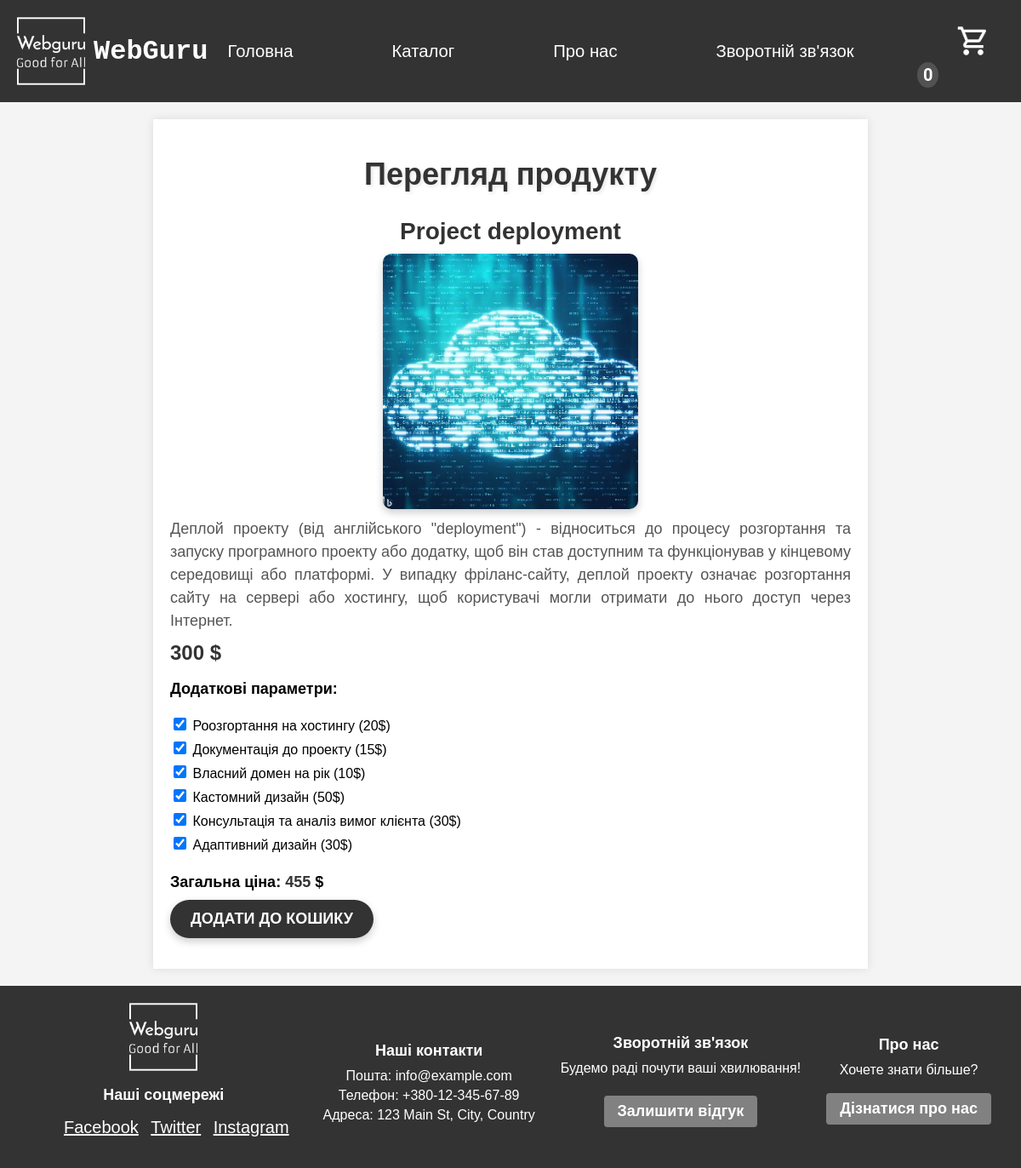
The app's page /product/3 with its own data.
### catalogue/models.py (models this page shows, shortened)
class Products(models.Model):
    name = models.CharField(max_length=255)
    description=models.TextField()
    image=models.ImageField(upload_to="products")
    price=models.IntegerField()

class AdditionalParameter(models.Model):
    name = models.CharField(max_length=255)
    price = models.IntegerField()

### catalogue/views.py (the view, shortened to what this page needs)
# urls.py: path("product/<product_pk>", show_product, name='product'),
def show_product(request, product_pk):
    product = get_object_or_404(Products, pk=product_pk)
    additional_parameters = AdditionalParameter.objects.all()
    full_price = product.price
    for parameter in additional_parameters:
        full_price += parameter.price
    return render(request, "catalogue/product.html", context={'product': product, 'add_parameters': additional_parameters, 'full_price': full_price})

### userpage/templatetags/basket_tags.py (called while the page is built)
@register.simple_tag
def get_prods_in_basket_amount(request):
    session_key = request.session.session_key
    product_list = ProductInBasket.objects.filter(session_key=session_key)
    count = len(product_list)
    return count

### catalogue/templates/catalogue/product.html (shortened to what this page needs)
{% extends 'base/base.html' %}
{% load static %}
{% block style %}
<link rel="stylesheet" href="{% static 'prod_css/style.css' %}">{% endblock %}
{% block content %}
<div id="content">
    <h1>Перегляд продукту</h1>
    <h2 class="product_name">{{ product.name }}</h2>
    <img class="product_img" src="{{ product.image.url }}" style="max-width: 300px;">
    <p class="product_description">{{ product.description }}</p>
    <b class="product_price">{{ product.price }} $</b>
    <br>
    <h3>Додаткові параметри:</h3>
    <form id="basket_form" method="post">
        {% for parameter in add_parameters %}
        <div>
            <input class="product-box check" type="checkbox" value="{{ parameter.pk }}" name="additional-parameter-pk"
                id="" checked>
            {{ parameter.name }} (<span class="parameterPrice">{{ parameter.price }}</span>$)
        </div>
        {% endfor %}
        <h3 class="price_text">Загальна ціна: <span class="finalPrice">{{ full_price }}</span> $</h3>
        <button class="add_in_basket">Додати до кошику</button>
    </form>
</div>
{% endblock %}

### userpage/static/base/css/base.css (style rules this page uses)
body { font-family: Arial, sans-serif; background-color: #f4f4f4; margin: 0; padding: 0; min-height: 100vh; display: flex; flex-direction: column; }
h3 { font-size: 18px; margin-bottom: 10px; }
p { margin: 5px 0; }
input { border: 1.5px solid black; color: black; width: 80%; height: 6%; margin-bottom: 10px; border-radius: 4px; font-size: medium; }

### catalogue/static/prod_css/style.css (style rules this page uses)
#content { max-width: 800px; margin: 20px auto; background-color: #fff; padding: 20px; box-shadow: 0 0 10px rgba(0, 0, 0, 0.1); }
#content h1 { font-size: 36px; font-weight: bold; color: #333; text-align: center; margin-bottom: 30px; text-shadow: 2px 2px 4px rgba(0, 0, 0, 0.1); }
.product_name { font-size: 28px; color: #333; text-align: center; margin-bottom: 10px; }
.product_img { max-width: 100%; height: auto; margin: 0 auto; display: block; border-radius: 10px; box-shadow: 0 4px 10px rgba(0, 0, 0, 0.2); margin-bottom: 10px; }
.product_description { font-size: 18px; color: #555; margin-bottom: 10px; line-height: 1.5; text-align: justify; }
.product_price { font-size: 24px; font-weight: bold; color: #333; text-align: center; margin-bottom: 10px; }
form { margin-top: 20px; }
.product-box { margin-bottom: 10px; width: 15px; height: 15px; }
.price_text { font-size: 18px; margin-bottom: 10px; }
.finalPrice { font-weight: bold; color: #333; }
.add_in_basket { display: inline-block; padding: 12px 24px; background-color: #333; color: #fff; text-decoration: none; border-radius: 30px; transition: background-color 0.3s; text-align: center; font-size: 18px; font-weight: bold; text-transform: uppercase; cursor: pointer; border: none; box-shadow: 0 4px 10px rgba(0, 0, 0, 0.2); }

### records on screen
Products: name "Project deployment", image (picture), description "Деплой проекту (від англійського \"deployment\") - відноситься до процесу розгортання та запуску програмного проекту або додатку, щоб він став доступним та функціонував у кінцевому середовищі або платформі. У випадку фріланс-сайту, деплой проекту означає розгортання сайту на сервері або хостингу, щоб користувачі могли отримати до нього доступ через Інтернет.", price "300"
AdditionalParameter: name "Роозгортання на хостингу", price "20"
AdditionalParameter: name "Документація до проекту", price "15"
AdditionalParameter: name "Власний домен на рік", price "10"
AdditionalParameter: name "Кастомний дизайн", price "50"
AdditionalParameter: name "Консультація та аналіз вимог клієнта", price "30"
AdditionalParameter: name "Адаптивний дизайн", price "30"

### other values on screen
{{ full_price }} "455"
